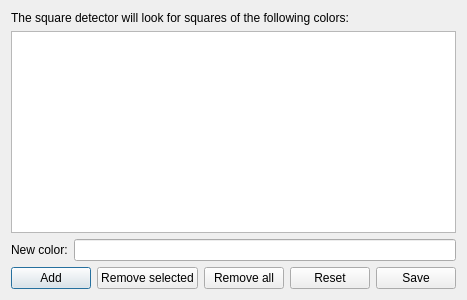
<?xml version="1.0" encoding="UTF-8"?>
<ui version="4.0">
 <class>ColorSelectionDialog</class>
 <widget class="QDialog" name="ColorSelectionDialog">
  <property name="geometry">
   <rect>
    <x>0</x>
    <y>0</y>
    <width>436</width>
    <height>300</height>
   </rect>
  </property>
  <property name="windowTitle">
   <string>Choose colors...</string>
  </property>
  <layout class="QVBoxLayout" name="verticalLayout_2">
   <item>
    <widget class="QLabel" name="label_2">
     <property name="text">
      <string>The square detector will look for squares of the following colors:</string>
     </property>
    </widget>
   </item>
   <item>
    <widget class="QListWidget" name="colorList"/>
   </item>
   <item>
    <layout class="QVBoxLayout" name="verticalLayout">
     <item>
      <layout class="QHBoxLayout" name="horizontalLayout_2">
       <item>
        <widget class="QLabel" name="label">
         <property name="text">
          <string>New color:</string>
         </property>
        </widget>
       </item>
       <item>
        <widget class="QLineEdit" name="colorBox"/>
       </item>
      </layout>
     </item>
     <item>
      <layout class="QHBoxLayout" name="horizontalLayout">
       <item>
        <widget class="QPushButton" name="addBtn">
         <property name="text">
          <string>Add</string>
         </property>
        </widget>
       </item>
       <item>
        <widget class="QPushButton" name="removeSelectedBtn">
         <property name="text">
          <string>Remove selected</string>
         </property>
        </widget>
       </item>
       <item>
        <widget class="QPushButton" name="removeAllBtn">
         <property name="text">
          <string>Remove all</string>
         </property>
        </widget>
       </item>
       <item>
        <widget class="QPushButton" name="resetBtn">
         <property name="text">
          <string>Reset</string>
         </property>
        </widget>
       </item>
       <item>
        <widget class="QPushButton" name="saveBtn">
         <property name="text">
          <string>Save</string>
         </property>
        </widget>
       </item>
      </layout>
     </item>
    </layout>
   </item>
  </layout>
 </widget>
 <resources/>
 <connections/>
</ui>
